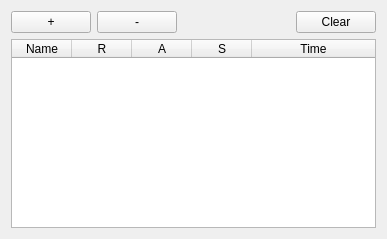
<?xml version="1.0" encoding="UTF-8"?>
<ui version="4.0">
 <class>qSlicerPathExplorerMarkupsTableWidget</class>
 <widget class="qSlicerWidget" name="qSlicerPathExplorerMarkupsTableWidget">
  <property name="geometry">
   <rect>
    <x>0</x>
    <y>0</y>
    <width>387</width>
    <height>239</height>
   </rect>
  </property>
  <property name="windowTitle">
   <string>Form</string>
  </property>
  <layout class="QVBoxLayout" name="verticalLayout">
   <item>
    <layout class="QHBoxLayout" name="horizontalLayout">
     <item>
      <widget class="QPushButton" name="AddButton">
       <property name="text">
        <string>+</string>
       </property>
       <property name="checkable">
        <bool>true</bool>
       </property>
      </widget>
     </item>
     <item>
      <widget class="QPushButton" name="RemoveButton">
       <property name="text">
        <string>-</string>
       </property>
      </widget>
     </item>
     <item>
      <spacer name="horizontalSpacer">
       <property name="orientation">
        <enum>Qt::Horizontal</enum>
       </property>
       <property name="sizeHint" stdset="0">
        <size>
         <width>40</width>
         <height>20</height>
        </size>
       </property>
      </spacer>
     </item>
     <item>
      <widget class="QPushButton" name="ClearButton">
       <property name="text">
        <string>Clear</string>
       </property>
      </widget>
     </item>
    </layout>
   </item>
   <item>
    <widget class="QTableWidget" name="TableWidget">
     <property name="alternatingRowColors">
      <bool>false</bool>
     </property>
     <property name="selectionMode">
      <enum>QAbstractItemView::SingleSelection</enum>
     </property>
     <property name="selectionBehavior">
      <enum>QAbstractItemView::SelectRows</enum>
     </property>
     <property name="columnCount">
      <number>5</number>
     </property>
     <attribute name="horizontalHeaderDefaultSectionSize">
      <number>60</number>
     </attribute>
     <attribute name="horizontalHeaderStretchLastSection">
      <bool>true</bool>
     </attribute>
     <column>
      <property name="text">
       <string>Name</string>
      </property>
     </column>
     <column>
      <property name="text">
       <string>R</string>
      </property>
     </column>
     <column>
      <property name="text">
       <string>A</string>
      </property>
     </column>
     <column>
      <property name="text">
       <string>S</string>
      </property>
     </column>
     <column>
      <property name="text">
       <string>Time</string>
      </property>
     </column>
    </widget>
   </item>
  </layout>
 </widget>
 <customwidgets>
  <customwidget>
   <class>qSlicerWidget</class>
   <extends>QWidget</extends>
   <header>qSlicerWidget.h</header>
   <container>1</container>
  </customwidget>
 </customwidgets>
 <resources/>
 <connections/>
</ui>
